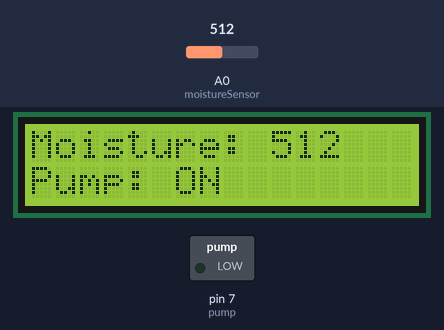
A sketch run on a simulated Arduino Uno, built with avr-gcc and run on an emulated ATmega328P. Shown: 16×2 character LCD, switched loads named in the sketch (green lamp = pin HIGH). Inputs (shaded band) come from the test bench; at power-on: A0 (moistureSensor) = 512. What the sketch prints to the serial monitor is not drawn.

Above: at 2.7 s.
2.8 s: A0 (moistureSensor) set to 493
At 3.9 s:
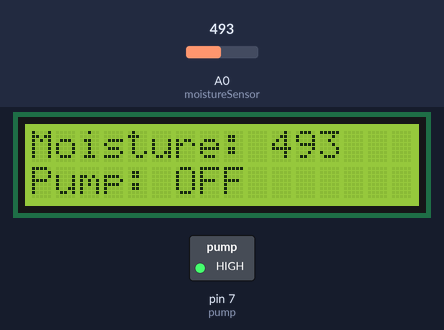
5.1 s: A0 (moistureSensor) set to 510
At 6.6 s:
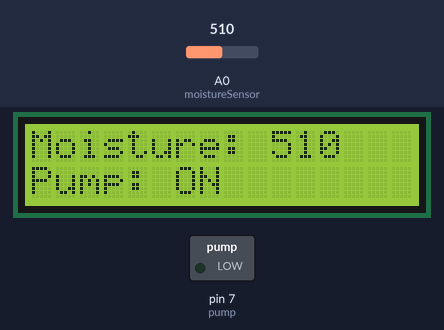
7.1 s: A0 (moistureSensor) set to 490
At 8.1 s:
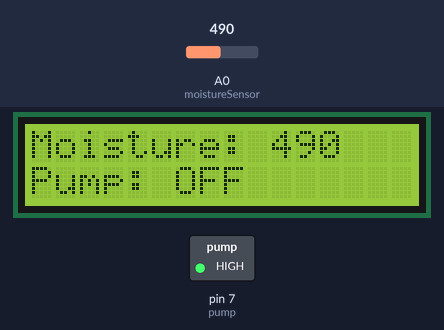
Timing chart, 0 to 10.1 s (numbered marks = the images above; inputs shaded):
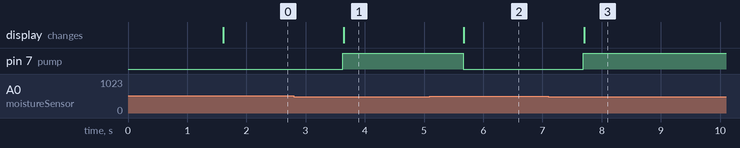

The sketch:

AutomaticIrrigationSystem.ino
```cpp
#include <LiquidCrystal_I2C.h>

// Initialize the I2C LCD (0x27 address, 16 columns, 2 rows)
LiquidCrystal_I2C lcd(0x27, 16, 2);

int moistureSensor = A0;  // Soil sensor connected to A0
int pump = 7;             // Relay connected to pin 7

int moisture;              // Stores sensor value
int lastMoisture = -1;     // Tracks previous moisture to avoid unnecessary redraws
bool pumpState = false;    // Tracks whether pump was ON or OFF on the last loop

void setup()
{
  pinMode(pump, OUTPUT);
  Serial.begin(9600);

  // Initialize the I2C LCD and turn on the backlight
  lcd.init();
  lcd.backlight();

  lcd.setCursor(0, 0);
  lcd.print("JSS Project");
  delay(1500);
  lcd.clear();
}

void loop()
{
  // Read soil moisture
  moisture = analogRead(moistureSensor);

  Serial.print("Soil moisture = ");
  Serial.println(moisture);

  // 1. Update moisture level on Row 0 ONLY if the value has changed
  if (moisture != lastMoisture)
  {
    lcd.setCursor(0, 0);
    lcd.print("Moisture: ");
    lcd.print(moisture);
    lcd.print("   "); // Clears trailing digits if value drops from 3 digits to 2
    lastMoisture = moisture;
  }

  // 2. Determine current pump state based on your threshold
  bool currentPumpState;
  if (moisture > 500)
  {
    digitalWrite(pump, LOW);             // Pump ON
    Serial.println("Watering plant...");
    currentPumpState = true;
  }
  else
  {
    digitalWrite(pump, HIGH);            // Pump OFF
    Serial.println("Soil has enough water");
    currentPumpState = false;
  }

  // 3. Update Row 1 on the LCD ONLY if the pump state actually changed
  if (currentPumpState != pumpState)
  {
    lcd.setCursor(0, 1);
    if (currentPumpState)
    {
      lcd.print("Pump: ON        ");
    }
    else
    {
      lcd.print("Pump: OFF       ");
    }
    pumpState = currentPumpState; // Save the state
  }

  delay(1000);
}
```

Measured:
- the behaviour switches between 501 and 500 on A0 (moistureSensor) (found by bisection; images 0 and 1)
- after the input at 2.8 s, pin 7 (pump): LOW → HIGH after 0.83 s; the display: changes after 0.84 s (image 1)
- after the input at 5.1 s, pin 7 (pump): HIGH → LOW after 0.56 s; the display: changes after 0.57 s (image 2)
- after the input at 7.1 s, pin 7 (pump): LOW → HIGH after 0.59 s; the display: changes after 0.61 s (image 3)
